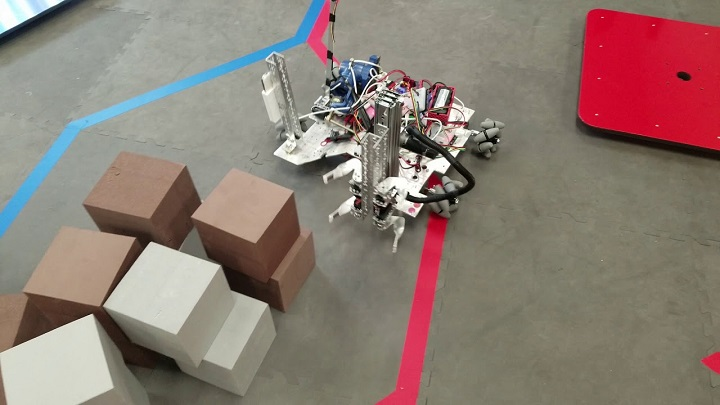
#> input picture Images/glyphs.jpg, 720 x 405 px
$ python translation.py --image Images/glyphs.jpg
#> lines starting #> are read from the running program, lines starting #| are printed output that depends on the picture
import numpy as np
import argparse
import imutils
import cv2

ap = argparse.ArgumentParser()
ap.add_argument("-i", "--image", required = True, help = "Path to the image")
args = vars(ap.parse_args())


image = cv2.imread(args.get("image"))
#> image is the input picture: shape (405, 720, 3); mean B, G, R 115.8, 124.4, 140.8
cv2.imshow("Original", image)
#Matrix, the arrangement of 1 and 0 will always be like that, but the 25 = shift 25 right, 50 = shift 50 down
M = np.float32([[1, 0, 25], [0, 1, 50]])
shifted = cv2.warpAffine(image, M, (image.shape[1], image.shape[0]))
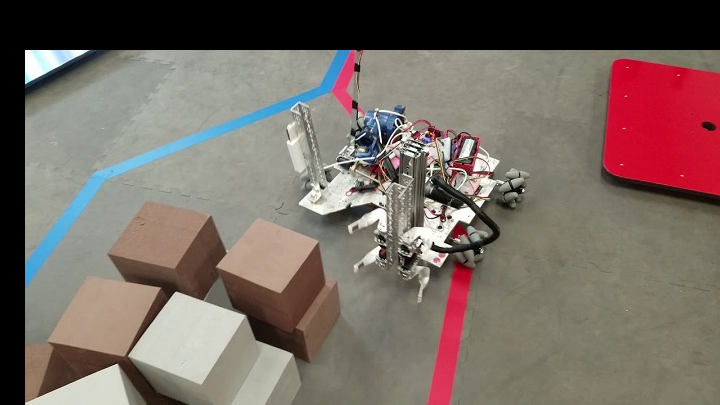
#> shifted: shape (405, 720, 3); mean B, G, R 99.8, 106.6, 119.8
cv2.imshow("Shifted down and Right", shifted)
#negatives = left and up
M = np.float32([[1, 0, -50], [0, 1, -90]])
shifted = cv2.warpAffine(image, M, (image.shape[1], image.shape[0]))
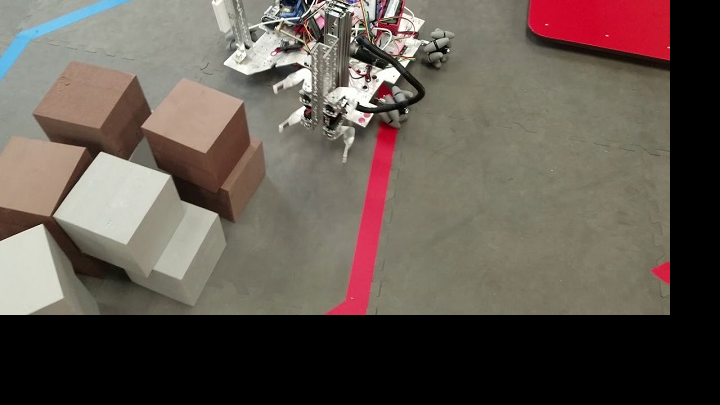
#> shifted: shape (405, 720, 3); mean B, G, R 80, 88.1, 98.5
cv2.imshow("Shifted Up and Left", shifted)

shifted = imutils.translate(image, 0, 100)
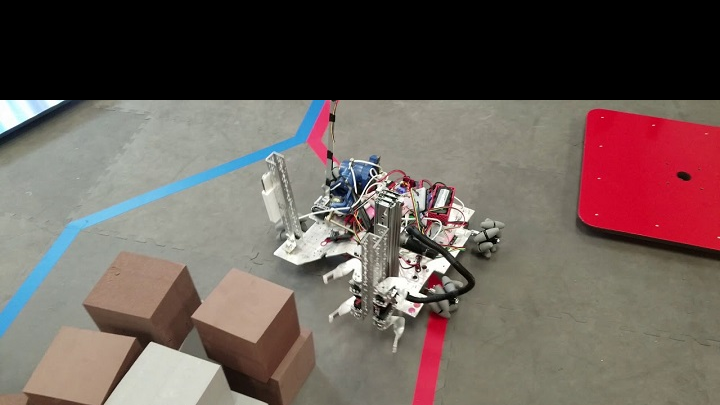
#> shifted: shape (405, 720, 3); mean B, G, R 88.3, 93.4, 107.5
cv2.imshow("Shifted Down", shifted)
cv2.waitKey(0)
